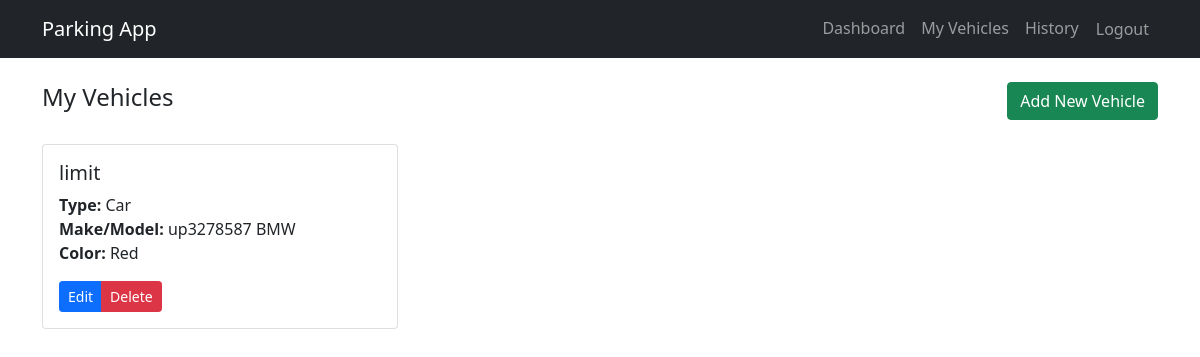
Screenshot of /vehicles/ (signed in) with the database file from the repository.
### parking/models.py (models this page shows, shortened)
class Vehicle(models.Model):
    VEHICLE_TYPES = [
        ('CAR', 'Car'),
        ('BIKE', 'Bike'),
        ('TRUCK', 'Truck'),
    ]
    owner = models.ForeignKey(User, on_delete=models.CASCADE, related_name='vehicles')
    license_plate = models.CharField(max_length=20, unique=True)
    vehicle_type = models.CharField(max_length=10, choices=VEHICLE_TYPES, default='CAR')
    make = models.CharField(max_length=50)
    model = models.CharField(max_length=50)
    color = models.CharField(max_length=30)
    class Meta:
        ordering = ['license_plate']

### parking/views.py (the view)
# urls.py: path('vehicles/', views.vehicle_list, name='vehicle_list'),
@login_required
def vehicle_list(request):
    vehicles = Vehicle.objects.filter(owner=request.user)
    return render(request, 'vehicle_list.html', {'vehicles': vehicles})

### templates/vehicle_list.html
{% extends 'base.html' %}
{% block content %}
<div class="d-flex justify-content-between align-items-center mb-4">
    <h4>My Vehicles</h4>
    <a href="{% url 'vehicle_create' %}" class="btn btn-success">Add New Vehicle</a>
</div>
{% if vehicles %}
<div class="row">
    {% for vehicle in vehicles %}
    <div class="col-md-4 mb-3">
        <div class="card">
            <div class="card-body">
                <h5 class="card-title">{{ vehicle.license_plate }}</h5>
                <p class="card-text">
                    <strong>Type:</strong> {{ vehicle.get_vehicle_type_display }}<br>
                    <strong>Make/Model:</strong> {{ vehicle.make }} {{ vehicle.model }}<br>
                    <strong>Color:</strong> {{ vehicle.color }}
                </p>
                <div class="btn-group">
                    <a href="{% url 'vehicle_update' vehicle.id %}" class="btn btn-sm btn-primary">Edit</a>
                    <a href="{% url 'vehicle_delete' vehicle.id %}" class="btn btn-sm btn-danger">Delete</a>
                </div>
            </div>
        </div>
    </div>
    {% endfor %}
</div>
{% else %}
<div class="text-center py-5">
    <h5 class="text-muted">No vehicles registered yet</h5>
    <p>Add your first vehicle to start parking!</p>
    <a href="{% url 'vehicle_create' %}" class="btn btn-primary">Add First Vehicle</a>
</div>
{% endif %}
{% endblock %}

### rows the page displays
Vehicle: license_plate "limit", vehicle_type "Car", make "up3278587", model "BMW", color "Red"
